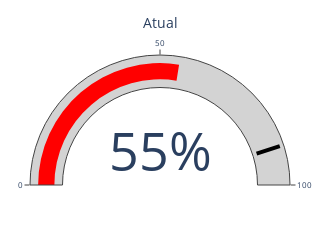
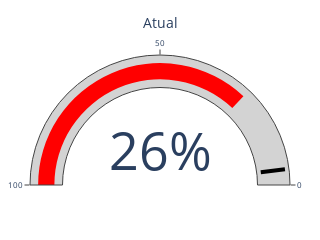
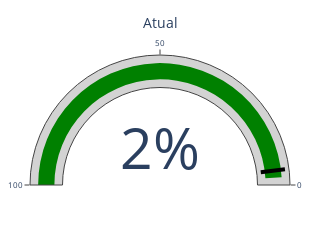

Write notebook code for charts like these, in order.
### Code cell
draw_circular_progress_bar_v2(df_eff, "eficiencia", 90)
draw_circular_progress_bar_v2(df_perf, "performance", 4)
draw_circular_progress_bar_v2(df_reparos, "reparo", 4)

### Figure 1 — Plotly figure (JSON) as saved in the notebook; plotly's stock layout.template omitted (floating-point values rounded to 4 significant figures)
{"data": [{"domain": {"x": [0, 1], "y": [0, 1]}, "gauge": {"axis": {"range": [0, 100], "tickfont": {"size": 8}}, "bar": {"color": "red"}, "steps": [{"color": "lightgray", "range": [0, 100]}], "threshold": {"line": {"color": "black", "width": 4}, "thickness": 0.75, "value": 90}}, "mode": "gauge+number", "number": {"suffix": "%"}, "title": {"font": {"size": 14}, "text": "Atual"}, "type": "indicator", "value": 55.0}], "layout": {"autosize": true, "height": 200, "margin": {"b": 30, "l": 30, "r": 30, "t": 30}, "plot_bgcolor": "white", "width": 200}}

### Figure 2 — Plotly figure (JSON) as saved in the notebook; plotly's stock layout.template omitted (floating-point values rounded to 4 significant figures)
{"data": [{"domain": {"x": [0, 1], "y": [0, 1]}, "gauge": {"axis": {"range": [100, 0], "tickfont": {"size": 8}}, "bar": {"color": "red"}, "steps": [{"color": "lightgray", "range": [0, 100]}], "threshold": {"line": {"color": "black", "width": 4}, "thickness": 0.75, "value": 4}}, "mode": "gauge+number", "number": {"suffix": "%"}, "title": {"font": {"size": 14}, "text": "Atual"}, "type": "indicator", "value": 26}], "layout": {"autosize": true, "height": 200, "margin": {"b": 30, "l": 30, "r": 30, "t": 30}, "plot_bgcolor": "white", "width": 200}}

### Figure 3 — Plotly figure (JSON) as saved in the notebook; plotly's stock layout.template omitted (floating-point values rounded to 4 significant figures)
{"data": [{"domain": {"x": [0, 1], "y": [0, 1]}, "gauge": {"axis": {"range": [100, 0], "tickfont": {"size": 8}}, "bar": {"color": "green"}, "steps": [{"color": "lightgray", "range": [0, 100]}], "threshold": {"line": {"color": "black", "width": 4}, "thickness": 0.75, "value": 4}}, "mode": "gauge+number", "number": {"suffix": "%"}, "title": {"font": {"size": 14}, "text": "Atual"}, "type": "indicator", "value": 2}], "layout": {"autosize": true, "height": 200, "margin": {"b": 30, "l": 30, "r": 30, "t": 30}, "plot_bgcolor": "white", "width": 200}}
